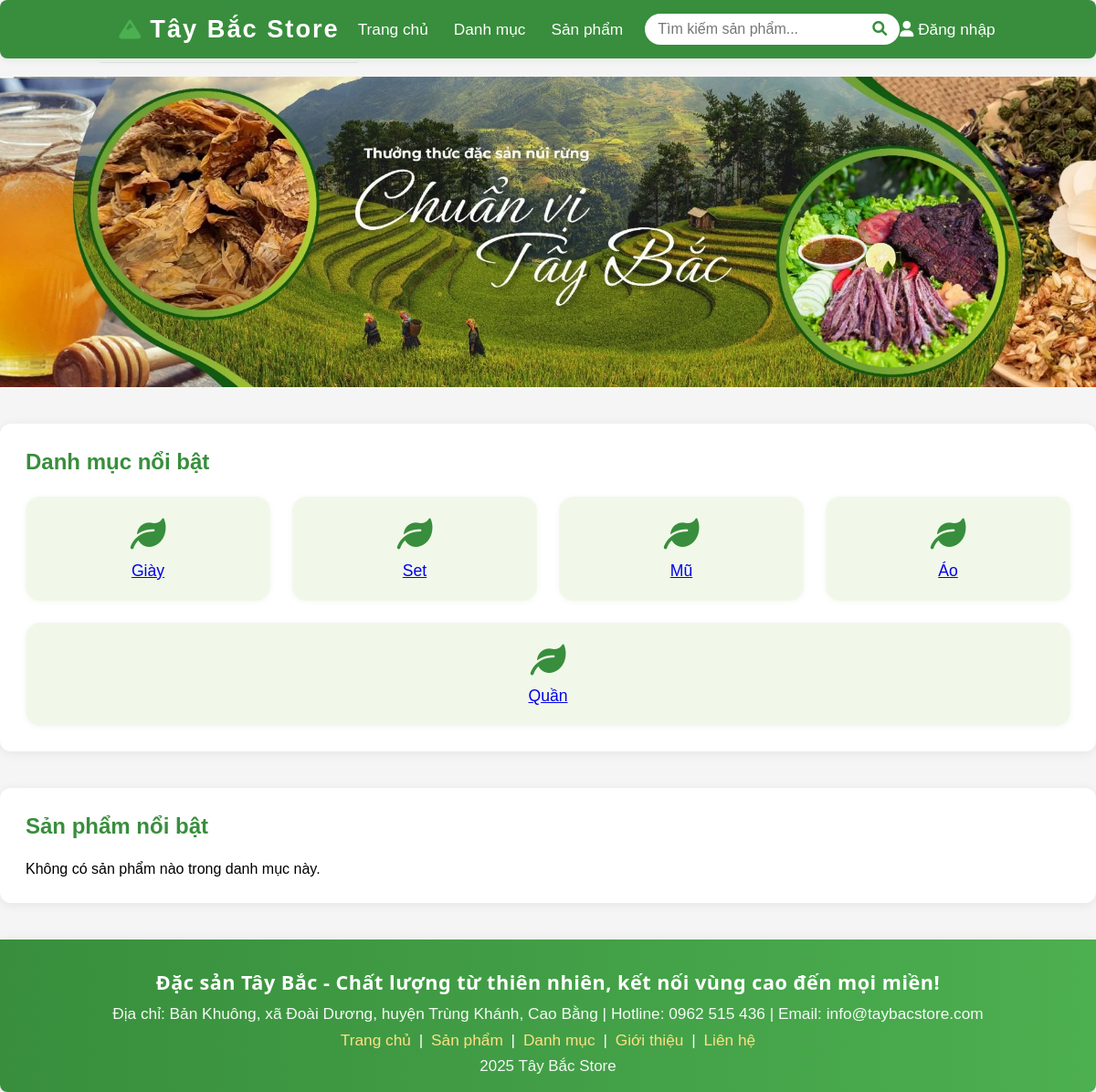
The page /?category_id=8 on the database its author committed.
### tables this page shows
CREATE TABLE `categories` (
  `id` int NOT NULL AUTO_INCREMENT,
  `name` varchar(255) NOT NULL,
  `description` text,
  `created_at` datetime DEFAULT CURRENT_TIMESTAMP,
  PRIMARY KEY (`id`)
);

### models/Category.php (called while the page is built, shortened)
<?php
class Category {
    private $conn;
    private $table = "categories";
    public function __construct($db) {
        $this->conn = $db;
    }
    public function getAll() {
        $stmt = $this->conn->query("SELECT * FROM {$this->table} ORDER BY created_at DESC");
        return $stmt->fetchAll(PDO::FETCH_ASSOC);
    }
}
?>

### index.php (the view, shortened to what this page needs)
<?php
require_once __DIR__ . '/models/Category.php';
$db = (new Database())->getConnection();
$productModel = new Product($db);
$categoryModel = new Category($db);
$categories = $categoryModel->getAll();
$category_id = isset($_GET['category_id']) ? $_GET['category_id'] : null;
if ($category_id) {
    $featuredProducts = $productModel->getByCategory($category_id);
} else {
    $featuredProducts = $productModel->getAll(1, 8)['data'];
}
?>
<!DOCTYPE html>
<html lang="vi">
<head>
    <link rel="stylesheet" href="https://cdnjs.cloudflare.com/ajax/libs/font-awesome/6.0.0/css/all.min.css">
    <link rel="stylesheet" href="/web-3/views/admin.css">
</head>
<body>
    <div class="header">
        <div class="container">
            <div class="logo"><i class="fas fa-mountain"></i> Tây Bắc Store</div>
            <nav class="menu">
                <a href="index.php">Trang chủ</a>
                <a href="#categories">Danh mục</a>
                <a href="#products">Sản phẩm</a>
            </nav>
            <div class="search-bar">
                <form action="index.php" method="get" style="display:flex;">
                    <input type="text" name="search" placeholder="Tìm kiếm sản phẩm...">
                    <button type="submit"><i class="fas fa-search"></i></button>
                </form>
            </div>
            <div class="user-actions">
                <a href="index.php?action=login"><i class="fas fa-user"></i> Đăng nhập</a>
            </div>
        </div>
    </div>
    <div class="banner">
        <img src="/web-3/uploads/banner.webp" alt="Banner chính" class="banner-main-img">
    </div>
    <div class="section" id="categories">
        <div class="section-title">Danh mục nổi bật</div>
        <div class="categories">
            <?php foreach ($categories as $cat): ?>
                <a href="?category_id=<?= $cat['id'] ?>" class="category-box">
                    <i class="fas fa-leaf"></i><br>
                    <?= htmlspecialchars($cat['name']) ?>
                </a>
            <?php endforeach; ?>
        </div>
    </div>
    <div class="section" id="products">
        <div class="section-title">Sản phẩm nổi bật</div>
        <div class="products">
            <?php if (!empty($featuredProducts)): ?>
                <?php foreach ($featuredProducts as $product): ?>
                    <div class="product-card">
                        <img src="/web-3/uploads/<?= htmlspecialchars($product['image']) ?>" alt="<?= htmlspecialchars($product['name']) ?>">
                        <div class="name"><?= htmlspecialchars($product['name']) ?></div>
                        <div class="price"><?= number_format($product['price'], 0, ',', '.') ?> VNĐ</div>
                        <button class="btn">Thêm vào giỏ</button>
                    </div>
                <?php endforeach; ?>
            <?php else: ?>
                <div>Không có sản phẩm nào trong danh mục này.</div>
            <?php endif; ?>
        </div>
    </div>
    <div class="footer-textonly">
        <div class="footer-slogan">Đặc sản Tây Bắc - Chất lượng từ thiên nhiên, kết nối vùng cao đến mọi miền!</div>
        <div class="footer-contact">
            Địa chỉ: Bản Khuông, xã Đoài Dương, huyện Trùng Khánh, Cao Bằng | Hotline: 0962 515 436 | Email: info@taybacstore.com
        </div>
        <div class="footer-links">
            <a href="index.php">Trang chủ</a> |
            <a href="#products">Sản phẩm</a> |
            <a href="#categories">Danh mục</a> |
            <a href="#">Giới thiệu</a> |
            <a href="#">Liên hệ</a>
        </div>
        <div class="footer-copyright">
             <?= date('Y') ?> Tây Bắc Store
        </div>
    </div>
</body>
</html>

### views/admin.css (style rules this page uses)
:root { --primary-color: #4caf50; --secondary-color: #45a049; --danger-color: #f44336; --text-color: #333; --light-gray: #f5f5f5; --border-color: #ddd; --sidebar-width: 250px; }
body { font-family: "Segoe UI", Tahoma, Geneva, Verdana, sans-serif; margin: 0; padding: 0; background-color: var(--light-gray); }
.logo { padding: 20px; display: flex; align-items: center; gap: 10px; border-bottom: 1px solid var(--border-color); }
.logo i { font-size: 24px; color: var(--primary-color); }
.header { background: white; padding: 20px; border-radius: 8px; box-shadow: 0 2px 4px rgba(0, 0, 0, 0.1); margin-bottom: 20px; display: flex; justify-content: space-between; align-items: center; }

### index.php (style rules this page uses)
body { font-family: Arial, sans-serif; background: #f5f5f5; margin: 0; }
.header { background: #388e3c; color: #fff; padding: 0; box-shadow: 0 2px 8px rgba(0,0,0,0.07); }
.header .container { display: flex; align-items: center; justify-content: space-between; max-width: 1200px; margin: auto; padding: 0 16px; height: 64px; }
.logo { font-size: 1.7em; font-weight: bold; letter-spacing: 2px; display: flex; align-items: center; gap: 8px; }
.menu { display: flex; gap: 28px; align-items: center; }
.menu a { color: #fff; text-decoration: none; font-weight: 500; font-size: 1.08em; transition: color 0.2s; }
.search-bar { display: flex; align-items: center; margin-left: 24px; }
.search-bar input { padding: 8px 14px; border-radius: 24px 0 0 24px; border: none; outline: none; font-size: 1em; }
.search-bar button { padding: 8px 14px; border: none; background: #fff; color: #388e3c; border-radius: 0 24px 24px 0; cursor: pointer; font-size: 1em; transition: background 0.2s; }
.user-actions { display: flex; gap: 18px; align-items: center; }
.user-actions a { color: #fff; text-decoration: none; font-size: 1.08em; transition: color 0.2s; }
.banner { position: relative; background: #e8f5e9; height: 340px; display: flex; align-items: center; justify-content: center; overflow: hidden; }
.banner-main-img { position: absolute; left: 50%; top: 50%; transform: translate(-50%, -50%); max-width: 100%; max-height: 100%; width: 100%; height: 100%; object-fit: cover; z-index: 1; }
.section { max-width: 1200px; margin: 40px auto; background: #fff; border-radius: 12px; padding: 28px; box-shadow: 0 2px 12px rgba(0,0,0,0.07); }
.section-title { font-size: 1.5em; margin-bottom: 24px; color: #388e3c; font-weight: bold; }
.categories { display: flex; gap: 24px; flex-wrap: wrap; justify-content: center; }
.category-box { background: #f1f8e9; border-radius: 16px; padding: 22px 32px; text-align: center; flex: 1 1 180px; min-width: 180px; box-shadow: 0 1px 6px rgba(56,142,60,0.07); transition: transform 0.18s, box-shadow 0.18s; cursor: pointer; font-size: 1.1em; }
.category-box i { font-size: 2.2em; color: #388e3c; margin-bottom: 10px; }
.products { display: grid; grid-template-columns: repeat(auto-fit, minmax(220px, 1fr)); gap: 28px; }
.footer-textonly { background: linear-gradient(90deg, #388e3c 0%, #4caf50 100%); color: #fff; text-align: center; padding: 32px 10px 18px 10px; margin-top: 40px; border-radius: 0 0 8px 8px; font-size: 1.08em; box-shadow: 0 -2px 12px rgba(56,142,60,0.07); }
.footer-slogan { font-size: 1.25em; font-weight: bold; margin-bottom: 10px; letter-spacing: 0.5px; font-family: 'Segoe UI', 'Arial', sans-serif; }
.footer-contact { margin-bottom: 8px; font-size: 1em; opacity: 0.95; }
.footer-links { margin-bottom: 8px; font-size: 1em; }
.footer-links a { color: #ffe082; text-decoration: none; margin: 0 4px; transition: color 0.2s; }
.footer-copyright { font-size: 0.98em; opacity: 0.93; margin-top: 6px; }

### rows shown on the page
categories: name "Giày"
categories: name "Set"
categories: name "Mũ"
categories: name "Áo"
categories: name "Quần"
